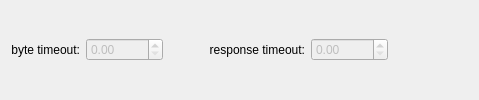
                 <widget class="QWidget" name="widget_9" native="true">
                  <layout class="QGridLayout" name="gridLayout_13">
                   <item row="0" column="1">
                    <widget class="QDoubleSpinBox" name="mb_byte_timeout">
                     <property name="enabled">
                      <bool>false</bool>
                     </property>
                     <property name="sizePolicy">
                      <sizepolicy hsizetype="Minimum" vsizetype="Fixed">
                       <horstretch>1</horstretch>
                       <verstretch>0</verstretch>
                      </sizepolicy>
                     </property>
                     <property name="toolTip">
                      <string>libmodbus byte timeout</string>
                     </property>
                     <property name="statusTip">
                      <string>libmodbus byte timeout</string>
                     </property>
                     <property name="maximum">
                      <double>86400.000000000000000</double>
                     </property>
                    </widget>
                   </item>
                   <item row="0" column="3">
                    <widget class="QLabel" name="label_17">
                     <property name="text">
                      <string>response timeout:</string>
                     </property>
                     <property name="alignment">
                      <set>Qt::AlignRight|Qt::AlignTrailing|Qt::AlignVCenter</set>
                     </property>
                    </widget>
                   </item>
                   <item row="0" column="4">
                    <widget class="QDoubleSpinBox" name="mb_response_timeout">
                     <property name="enabled">
                      <bool>false</bool>
                     </property>
                     <property name="sizePolicy">
                      <sizepolicy hsizetype="Minimum" vsizetype="Fixed">
                       <horstretch>1</horstretch>
                       <verstretch>0</verstretch>
                      </sizepolicy>
                     </property>
                     <property name="toolTip">
                      <string>libmodbus response timeout</string>
                     </property>
                     <property name="statusTip">
                      <string>libmodbus response timeout</string>
                     </property>
                     <property name="minimum">
                      <double>0.000000000000000</double>
                     </property>
                     <property name="maximum">
                      <double>86400.000000000000000</double>
                     </property>
                     <property name="value">
                      <double>0.000000000000000</double>
                     </property>
                    </widget>
                   </item>
                   <item row="0" column="5">
                    <spacer name="horizontalSpacer_15">
                     <property name="orientation">
                      <enum>Qt::Horizontal</enum>
                     </property>
                     <property name="sizeType">
                      <enum>QSizePolicy::Fixed</enum>
                     </property>
                     <property name="sizeHint" stdset="0">
                      <size>
                       <width>80</width>
                       <height>20</height>
                      </size>
                     </property>
                    </spacer>
                   </item>
                   <item row="0" column="0">
                    <widget class="QLabel" name="label_16">
                     <property name="text">
                      <string>byte timeout:</string>
                     </property>
                     <property name="alignment">
                      <set>Qt::AlignRight|Qt::AlignTrailing|Qt::AlignVCenter</set>
                     </property>
                    </widget>
                   </item>
                   <item row="0" column="2">
                    <spacer name="horizontalSpacer_17">
                     <property name="orientation">
                      <enum>Qt::Horizontal</enum>
                     </property>
                     <property name="sizeHint" stdset="0">
                      <size>
                       <width>40</width>
                       <height>20</height>
                      </size>
                     </property>
                    </spacer>
                   </item>
                  </layout>
                 </widget>
